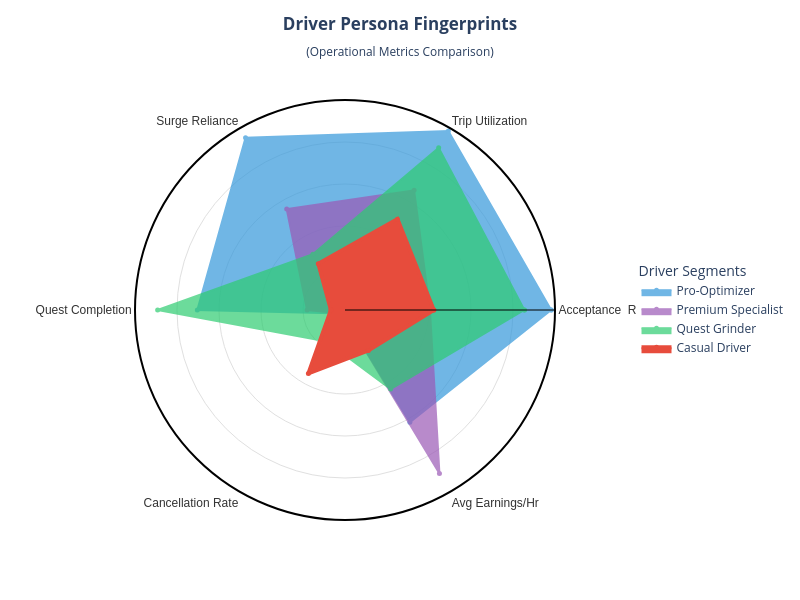

Source (notebook cell):
### Code cell
# 2. DATA PREPARATION
# ---------------------------------------------------------
# Select Operational Metrics
metrics = [
    'acceptance_rate',
    'trip_utilization_rate', 
    'surge_reliance_score',
    'quest_completion_rate',
    'cancellation_rate',
    'avg_earnings_per_hour_online'
]

# Friendly Label Names for the Chart
metric_labels = [
    'Acceptance \nRate', 'Trip Utilization', 'Surge Reliance', 
    'Quest Completion', 'Cancellation Rate', 'Avg Earnings/Hr'
]

# Normalize Data (Min-Max Scaling to 0-1 range)
cluster_means = df.groupby('cluster_label')[metrics].mean()
min_vals = df[metrics].min()
max_vals = df[metrics].max()
normalized_means = (cluster_means - min_vals) / (max_vals - min_vals)

# Define Persona Names & Refined Colors (Better Contrast)
persona_names = {
    0: "Casual Driver",
    1: "Pro-Optimizer",
    2: "Premium Specialist",
    3: "Quest Grinder"
}

# Updated Palette: Using hex codes for high distinction
colors = {
    0: '#E74C3C', # Red (Casual/Risk - High Visibility)
    1: '#3498DB', # Blue (Pro)
    2: '#9B59B6', # Purple (Premium)
    3: '#2ECC71'  # Green (Quest)
}

# 3. BUILD THE PLOTLY CHART
# ---------------------------------------------------------
fig = go.Figure()

# CONTROL DRAW ORDER: Plot Cluster 0 LAST so it sits on top
# Order: [1, 2, 3, 0]
plot_order = [1, 2, 3, 0]

for i in plot_order:
    if i not in normalized_means.index: continue

    # Get values and close the loop for radar chart
    r_values = normalized_means.loc[i].values.tolist()
    r_values += r_values[:1]
    
    theta_values = metric_labels
    theta_values += theta_values[:1]
    
    # Styling logic: Make Cluster 0 thicker and more opaque
    line_w = 4 if i == 0 else 2
    fill_op = 0.7 if i == 0 else 0.4
    
    fig.add_trace(go.Scatterpolar(
        r=r_values,
        theta=theta_values,
        fill='toself',
        name=persona_names[i],
        mode='lines+markers', 
        marker=dict(size=5),
        line=dict(color=colors[i], width=line_w),
        opacity=1.0 if i == 0 else 0.7, # Make background layers slightly transparent
        fillcolor=colors[i], 
        # Note: fill opacity is handled by plotly's trace opacity usually, 
        # or use rgba colors if needed.
    ))

# 4. FINALIZE DESIGN
# ---------------------------------------------------------
fig.update_layout(
    title={
        'text': "<b>Driver Persona Fingerprints</b><br><sub>(Operational Metrics Comparison)</sub>",
        'y':0.95,
        'x':0.5,
        'xanchor': 'center',
        'yanchor': 'top'
    },
    polar=dict(
        radialaxis=dict(
            visible=True,
            range=[0, 1], # FORCES the 0 to 100% scale
            showticklabels=False, # Clean look
            gridcolor="#E0E0E0", # Subtle grid
            linecolor="black", 
            linewidth=1
        ),
        angularaxis=dict(
            tickfont=dict(size=12, color="#333333", family="Arial, sans-serif"),
            linecolor="black", 
            linewidth=2
        ),
        bgcolor="white"
    ),
    legend=dict(
        title="Driver Segments",
        orientation="v",
        y=0.5,
        x=1.05
    ),
    width=800,
    height=600
)

fig.show()

### Figure 1 — Plotly figure (JSON) as saved in the notebook; plotly's stock layout.template omitted (floating-point values rounded to 4 significant figures)
{"data": [{"fill": "toself", "fillcolor": "#3498DB", "line": {"color": "#3498DB", "width": 2}, "marker": {"size": 5}, "mode": "lines+markers", "name": "Pro-Optimizer", "opacity": 0.7, "r": [0.9818, 0.9841, 0.9472, 0.7031, 0.01891, 0.6178, 0.9818], "theta": ["Acceptance \nRate", "Trip Utilization", "Surge Reliance", "Quest Completion", "Cancellation Rate", "Avg Earnings/Hr", "Acceptance \nRate"], "type": "scatterpolar"}, {"fill": "toself", "fillcolor": "#9B59B6", "line": {"color": "#9B59B6", "width": 2}, "marker": {"size": 5}, "mode": "lines+markers", "name": "Premium Specialist", "opacity": 0.7, "r": [0.4045, 0.6581, 0.5553, 0.1806, 0.01944, 0.8995, 0.4045], "theta": ["Acceptance \nRate", "Trip Utilization", "Surge Reliance", "Quest Completion", "Cancellation Rate", "Avg Earnings/Hr", "Acceptance \nRate", "Acceptance \nRate"], "type": "scatterpolar"}, {"fill": "toself", "fillcolor": "#2ECC71", "line": {"color": "#2ECC71", "width": 2}, "marker": {"size": 5}, "mode": "lines+markers", "name": "Quest Grinder", "opacity": 0.7, "r": [0.8542, 0.8921, 0.3064, 0.8923, 0.1737, 0.4344, 0.8542], "theta": ["Acceptance \nRate", "Trip Utilization", "Surge Reliance", "Quest Completion", "Cancellation Rate", "Avg Earnings/Hr", "Acceptance \nRate", "Acceptance \nRate", "Acceptance \nRate"], "type": "scatterpolar"}, {"fill": "toself", "fillcolor": "#E74C3C", "line": {"color": "#E74C3C", "width": 4}, "marker": {"size": 5}, "mode": "lines+markers", "name": "Casual Driver", "opacity": 1, "r": [0.4228, 0.4996, 0.254, 0.06701, 0.3485, 0.2225, 0.4228], "theta": ["Acceptance \nRate", "Trip Utilization", "Surge Reliance", "Quest Completion", "Cancellation Rate", "Avg Earnings/Hr", "Acceptance \nRate", "Acceptance \nRate", "Acceptance \nRate", "Acceptance \nRate"], "type": "scatterpolar"}], "layout": {"height": 600, "legend": {"orientation": "v", "title": {"text": "Driver Segments"}, "x": 1.05, "y": 0.5}, "polar": {"angularaxis": {"linecolor": "black", "linewidth": 2, "tickfont": {"color": "#333333", "family": "Arial, sans-serif", "size": 12}}, "bgcolor": "white", "radialaxis": {"gridcolor": "#E0E0E0", "linecolor": "black", "linewidth": 1, "range": [0, 1], "showticklabels": false, "visible": true}}, "title": {"text": "<b>Driver Persona Fingerprints</b><br><sub>(Operational Metrics Comparison)</sub>", "x": 0.5, "xanchor": "center", "y": 0.95, "yanchor": "top"}, "width": 800}}
